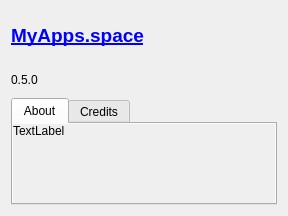
<?xml version="1.0" encoding="UTF-8"?>
<ui version="4.0">
 <class>AboutForm</class>
 <widget class="QWidget" name="AboutForm">
  <property name="geometry">
   <rect>
    <x>0</x>
    <y>0</y>
    <width>288</width>
    <height>216</height>
   </rect>
  </property>
  <property name="windowTitle">
   <string>Form</string>
  </property>
  <layout class="QVBoxLayout" name="verticalLayout">
   <item>
    <widget class="QLabel" name="label_title">
     <property name="minimumSize">
      <size>
       <width>0</width>
       <height>50</height>
      </size>
     </property>
     <property name="maximumSize">
      <size>
       <width>16777215</width>
       <height>50</height>
      </size>
     </property>
     <property name="font">
      <font>
       <pointsize>14</pointsize>
      </font>
     </property>
     <property name="text">
      <string>&lt;a href=https://myapps.space&gt;&lt;b&gt;MyApps.space&lt;/b&gt;&lt;/a&gt;</string>
     </property>
     <property name="openExternalLinks">
      <bool>true</bool>
     </property>
    </widget>
   </item>
   <item>
    <widget class="QLabel" name="label_version">
     <property name="minimumSize">
      <size>
       <width>0</width>
       <height>25</height>
      </size>
     </property>
     <property name="maximumSize">
      <size>
       <width>16777215</width>
       <height>25</height>
      </size>
     </property>
     <property name="text">
      <string>0.5.0</string>
     </property>
     <property name="openExternalLinks">
      <bool>true</bool>
     </property>
    </widget>
   </item>
   <item>
    <widget class="QTabWidget" name="tabWidget">
     <property name="currentIndex">
      <number>0</number>
     </property>
     <widget class="QWidget" name="tab">
      <attribute name="title">
       <string>About</string>
      </attribute>
      <layout class="QVBoxLayout" name="verticalLayout_2">
       <property name="spacing">
        <number>0</number>
       </property>
       <property name="leftMargin">
        <number>0</number>
       </property>
       <property name="topMargin">
        <number>0</number>
       </property>
       <property name="rightMargin">
        <number>0</number>
       </property>
       <property name="bottomMargin">
        <number>0</number>
       </property>
       <item>
        <widget class="QScrollArea" name="scrollArea_2">
         <property name="frameShape">
          <enum>QFrame::NoFrame</enum>
         </property>
         <property name="frameShadow">
          <enum>QFrame::Plain</enum>
         </property>
         <property name="widgetResizable">
          <bool>true</bool>
         </property>
         <widget class="QWidget" name="scrollAreaWidgetContents_2">
          <property name="geometry">
           <rect>
            <x>0</x>
            <y>0</y>
            <width>260</width>
            <height>76</height>
           </rect>
          </property>
          <layout class="QVBoxLayout" name="verticalLayout_5">
           <property name="spacing">
            <number>0</number>
           </property>
           <property name="leftMargin">
            <number>0</number>
           </property>
           <property name="topMargin">
            <number>0</number>
           </property>
           <property name="rightMargin">
            <number>0</number>
           </property>
           <property name="bottomMargin">
            <number>0</number>
           </property>
           <item>
            <widget class="QLabel" name="label_about">
             <property name="text">
              <string>TextLabel</string>
             </property>
             <property name="textFormat">
              <enum>Qt::MarkdownText</enum>
             </property>
             <property name="alignment">
              <set>Qt::AlignLeading|Qt::AlignLeft|Qt::AlignTop</set>
             </property>
             <property name="wordWrap">
              <bool>true</bool>
             </property>
             <property name="openExternalLinks">
              <bool>true</bool>
             </property>
            </widget>
           </item>
          </layout>
         </widget>
        </widget>
       </item>
      </layout>
     </widget>
     <widget class="QWidget" name="tab_2">
      <attribute name="title">
       <string>Credits</string>
      </attribute>
      <layout class="QVBoxLayout" name="verticalLayout_3">
       <property name="spacing">
        <number>0</number>
       </property>
       <property name="leftMargin">
        <number>0</number>
       </property>
       <property name="topMargin">
        <number>0</number>
       </property>
       <property name="rightMargin">
        <number>0</number>
       </property>
       <property name="bottomMargin">
        <number>0</number>
       </property>
       <item>
        <widget class="QScrollArea" name="scrollArea">
         <property name="frameShape">
          <enum>QFrame::NoFrame</enum>
         </property>
         <property name="frameShadow">
          <enum>QFrame::Plain</enum>
         </property>
         <property name="widgetResizable">
          <bool>true</bool>
         </property>
         <widget class="QWidget" name="scrollAreaWidgetContents">
          <property name="geometry">
           <rect>
            <x>0</x>
            <y>0</y>
            <width>260</width>
            <height>76</height>
           </rect>
          </property>
          <layout class="QVBoxLayout" name="verticalLayout_4">
           <property name="spacing">
            <number>0</number>
           </property>
           <property name="topMargin">
            <number>0</number>
           </property>
           <property name="rightMargin">
            <number>0</number>
           </property>
           <property name="bottomMargin">
            <number>0</number>
           </property>
           <item>
            <widget class="QLabel" name="label_credits">
             <property name="text">
              <string>TextLabel</string>
             </property>
             <property name="textFormat">
              <enum>Qt::MarkdownText</enum>
             </property>
             <property name="alignment">
              <set>Qt::AlignLeading|Qt::AlignLeft|Qt::AlignTop</set>
             </property>
             <property name="wordWrap">
              <bool>true</bool>
             </property>
             <property name="openExternalLinks">
              <bool>true</bool>
             </property>
            </widget>
           </item>
          </layout>
         </widget>
        </widget>
       </item>
      </layout>
     </widget>
    </widget>
   </item>
  </layout>
 </widget>
 <resources/>
 <connections/>
</ui>
